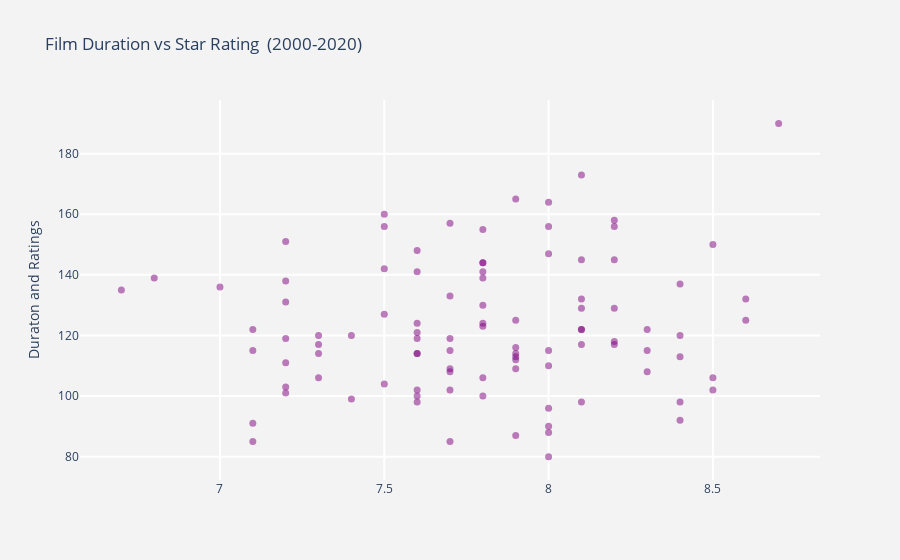

The notebook cell this image was saved under:
### Code cell
# mandatory imports for offline plotting of plotly
from plotly.offline import init_notebook_mode, iplot
import plotly.graph_objs as go

trace1 = go.Scatter( # for plotting scatter graph, go.Scatter is used
        y = title_data.Duration,
        x = title_data.Star_rating,
        marker = dict(color = 'purple', size = 7, opacity = 0.5), # marker attributes inside graph
        mode = "markers",
        text = title_data.Movie_Title # text for each marker during hover
)

data = [trace1]

layout = go.Layout(
    title =   'Film Duration vs Star Rating  (2000-2020)',
    xaxis = dict(showgrid = True, zeroline = True, gridwidth = 2), 
    yaxis = dict(title = 'Duraton and Ratings', gridwidth = 2),
    hovermode = 'closest',
    paper_bgcolor='rgb(243, 243, 243)',
    plot_bgcolor='rgb(243, 243, 243)',
)

fig_star_rating = go.Figure(data = data, layout = layout)
# for offline glue-ing of plot into notebook
init_notebook_mode(connected=True)
iplot(fig_star_rating)

### Figure 1 — Plotly figure (JSON) as saved in the notebook; plotly's stock layout.template omitted (floating-point values rounded to 4 significant figures)
{"data": [{"marker": {"color": "purple", "opacity": 0.5, "size": 7}, "mode": "markers", "text": ["The Hunt", "Birdman or (The Unexpected Virtue of Ignorance)", "Whiplash", "Atonement", "Oldboy", "Mulholland Dr.", "There Will Be Blood", "Children of Men", "Holy Motors", "In the Mood for Love", "Sseo-ni", "Battle Royale", "Amélie", "Memento", "Eternal Sunshine of the Spotless Mind", "Let the Right One In", "Kokuhaku", "The Chaser", "Drive", "Capote", "Lost in Translation", "Pan's Labyrinth", "Take Shelter", "The Tree of Life", "Spirited Away", "WALL·E", "The Secret in Their Eyes", "4 Months, 3 Weeks and 2 Days", "Zodiac", "Before Sunset", "Relatos salvajes", "Michael Clayton", "Gosford Park", "City of Life and Death", "The Assassination of Jesse James by the Coward Robert Ford", "Boyhood", "Ookami kodomo no Ame to Yuki", "Caché", "Sideways", "No Country for Old Men", "Blancanieves", "Tinker Tailor Soldier Spy", "Ex Machina", "The White Ribbon", "Synecdoche, New York", "Waltz with Bashir", "Eastern Promises", "I Saw the Devil", "Persepolis", "Fantastic Mr. Fox", "The Return", "Nebraska", "Force Majeure", "The Pianist", "The Lives of Others", "Yi Yi", "13 Assassins", "Talk to Her", "Werckmeister harmóniák", "The New World", "Downfall", "Still Walking", "Memories of Murder", "Certified Copy", "Summer Hours", "A Bittersweet Life", "Shame", "The Great Beauty", "Songs from the Second Floor", "Russian Ark", "45 Years", "The Cove", "Samsara", "3-Iron", "Gui tu lie che", "The Revenant", "The Big Short", "The Turin Horse", "Arrival", "The Handmaiden", "Locke", "Gone Baby Gone", "Spotlight", "The Act of Killing", "Parasite", "The Lighthouse", "Jiang hu er nü", "The Wailing", "Long Day's Journey Into Night", "The Square", "The Road", "Hell or High Water", "Sicario", "Burning", "Shi", "Milyang", "Blade Runner 2049", "Human"], "type": "scatter", "x": [8.3, 7.7, 8.5, 7.8, 8.4, 8, 8.2, 7.9, 7.1, 8.1, 7.8, 7.6, 8.3, 8.4, 8.3, 7.9, 7.8, 7.9, 7.8, 7.3, 7.7, 8.2, 7.4, 6.8, 8.6, 8.4, 8.2, 7.9, 7.7, 8, 8.1, 7.2, 7.2, 7.7, 7.5, 7.9, 8.1, 7.3, 7.5, 8.1, 7.5, 7.1, 7.7, 7.8, 7.6, 8, 7.6, 7.8, 8, 7.9, 8, 7.7, 7.3, 8.5, 8.4, 8.1, 7.6, 7.9, 8.2, 6.7, 8.2, 8, 8.1, 7.3, 7.2, 7.6, 7.2, 7.8, 7.6, 7.4, 7.1, 8.4, 8.5, 8, 7.7, 8, 7.8, 7.8, 7.9, 8.1, 7.1, 7.6, 8.1, 8.2, 8.6, 7.7, 7, 7.5, 7.2, 7.2, 7.2, 7.6, 7.6, 7.6, 7.8, 7.5, 8, 8.7], "y": [115, 119, 106, 123, 120, 147, 158, 109, 115, 98, 124, 114, 122, 113, 108, 114, 106, 125, 100, 114, 102, 118, 120, 139, 125, 98, 129, 113, 157, 80, 122, 119, 131, 133, 160, 165, 117, 117, 127, 122, 104, 122, 108, 144, 124, 90, 100, 144, 96, 87, 110, 115, 120, 150, 137, 173, 141, 112, 145, 135, 156, 115, 132, 106, 103, 119, 101, 141, 98, 99, 91, 92, 102, 88, 85, 156, 130, 155, 116, 145, 85, 114, 129, 117, 132, 109, 136, 156, 138, 151, 111, 102, 121, 148, 139, 142, 164, 190]}], "layout": {"hovermode": "closest", "paper_bgcolor": "rgb(243, 243, 243)", "plot_bgcolor": "rgb(243, 243, 243)", "title": {"text": "Film Duration vs Star Rating  (2000-2020)"}, "xaxis": {"gridwidth": 2, "showgrid": true, "zeroline": true}, "yaxis": {"gridwidth": 2, "title": {"text": "Duraton and Ratings"}}}}
